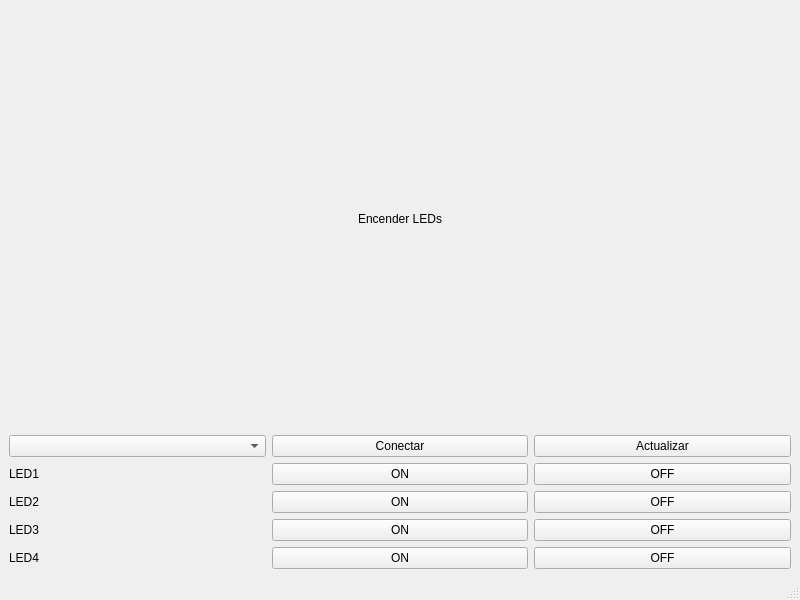
<?xml version="1.0" encoding="UTF-8"?>
<ui version="4.0">
 <class>MainWindow</class>
 <widget class="QMainWindow" name="MainWindow">
  <property name="geometry">
   <rect>
    <x>0</x>
    <y>0</y>
    <width>800</width>
    <height>600</height>
   </rect>
  </property>
  <property name="windowTitle">
   <string>MainWindow</string>
  </property>
  <widget class="QWidget" name="centralwidget">
   <layout class="QVBoxLayout" name="verticalLayout">
    <item>
     <widget class="QLabel" name="label">
      <property name="text">
       <string>Encender LEDs</string>
      </property>
      <property name="alignment">
       <set>Qt::AlignmentFlag::AlignCenter</set>
      </property>
     </widget>
    </item>
    <item>
     <layout class="QHBoxLayout" name="horizontalLayout_5">
      <item>
       <widget class="QComboBox" name="comboBox"/>
      </item>
      <item>
       <widget class="QPushButton" name="pushButton">
        <property name="text">
         <string>Conectar</string>
        </property>
       </widget>
      </item>
      <item>
       <widget class="QPushButton" name="pushButton_2">
        <property name="text">
         <string>Actualizar</string>
        </property>
       </widget>
      </item>
     </layout>
    </item>
    <item>
     <layout class="QHBoxLayout" name="horizontalLayout_4">
      <item>
       <widget class="QLabel" name="label_2">
        <property name="text">
         <string>LED1</string>
        </property>
       </widget>
      </item>
      <item>
       <widget class="QPushButton" name="pushButton_3">
        <property name="text">
         <string>ON</string>
        </property>
       </widget>
      </item>
      <item>
       <widget class="QPushButton" name="pushButton_4">
        <property name="text">
         <string>OFF</string>
        </property>
       </widget>
      </item>
     </layout>
    </item>
    <item>
     <layout class="QHBoxLayout" name="horizontalLayout_3">
      <item>
       <widget class="QLabel" name="label_3">
        <property name="text">
         <string>LED2</string>
        </property>
       </widget>
      </item>
      <item>
       <widget class="QPushButton" name="pushButton_5">
        <property name="text">
         <string>ON</string>
        </property>
       </widget>
      </item>
      <item>
       <widget class="QPushButton" name="pushButton_6">
        <property name="text">
         <string>OFF</string>
        </property>
       </widget>
      </item>
     </layout>
    </item>
    <item>
     <layout class="QHBoxLayout" name="horizontalLayout_2">
      <item>
       <widget class="QLabel" name="label_4">
        <property name="text">
         <string>LED3</string>
        </property>
       </widget>
      </item>
      <item>
       <widget class="QPushButton" name="pushButton_7">
        <property name="text">
         <string>ON</string>
        </property>
       </widget>
      </item>
      <item>
       <widget class="QPushButton" name="pushButton_8">
        <property name="text">
         <string>OFF</string>
        </property>
       </widget>
      </item>
     </layout>
    </item>
    <item>
     <layout class="QHBoxLayout" name="horizontalLayout">
      <item>
       <widget class="QLabel" name="label_5">
        <property name="text">
         <string>LED4</string>
        </property>
       </widget>
      </item>
      <item>
       <widget class="QPushButton" name="pushButton_9">
        <property name="text">
         <string>ON</string>
        </property>
       </widget>
      </item>
      <item>
       <widget class="QPushButton" name="pushButton_10">
        <property name="text">
         <string>OFF</string>
        </property>
       </widget>
      </item>
     </layout>
    </item>
   </layout>
  </widget>
  <widget class="QMenuBar" name="menubar">
   <property name="geometry">
    <rect>
     <x>0</x>
     <y>0</y>
     <width>800</width>
     <height>33</height>
    </rect>
   </property>
  </widget>
  <widget class="QStatusBar" name="statusbar"/>
 </widget>
 <resources/>
 <connections/>
</ui>
